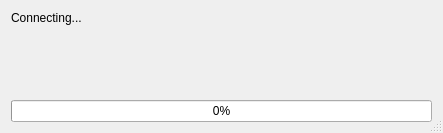
<?xml version="1.0" encoding="UTF-8"?>
<ui version="4.0">
 <class>ImportDialog</class>
 <widget class="QDialog" name="ImportDialog">
  <property name="windowModality">
   <enum>Qt::ApplicationModal</enum>
  </property>
  <property name="geometry">
   <rect>
    <x>0</x>
    <y>0</y>
    <width>443</width>
    <height>133</height>
   </rect>
  </property>
  <property name="windowTitle">
   <string>Import Data</string>
  </property>
  <property name="windowIcon">
   <iconset resource="../qrc/editor.qrc">
    <normaloff>:/Trade_Engineering.png</normaloff>:/Trade_Engineering.png</iconset>
  </property>
  <property name="sizeGripEnabled">
   <bool>true</bool>
  </property>
  <property name="modal">
   <bool>true</bool>
  </property>
  <layout class="QVBoxLayout" name="verticalLayout">
   <item>
    <widget class="QLabel" name="label">
     <property name="text">
      <string>Connecting...</string>
     </property>
     <property name="alignment">
      <set>Qt::AlignLeading|Qt::AlignLeft|Qt::AlignTop</set>
     </property>
     <property name="wordWrap">
      <bool>true</bool>
     </property>
    </widget>
   </item>
   <item>
    <widget class="QProgressBar" name="progressBar">
     <property name="value">
      <number>0</number>
     </property>
    </widget>
   </item>
  </layout>
 </widget>
 <resources>
  <include location="../qrc/editor.qrc"/>
 </resources>
 <connections/>
</ui>
